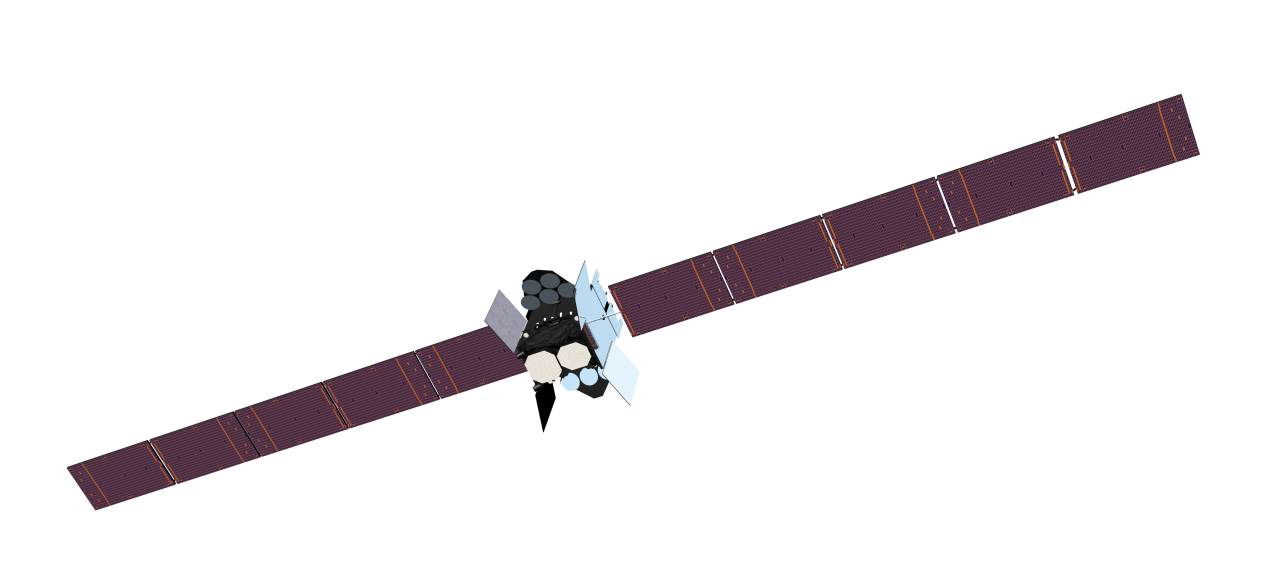
#> input picture assets-src/mikkel-trailer/geo_sat_wgs.jpg, 3840 x 1746 px, found by its file name (shown at 1/3 size)
$ python bake-satellite.py
#> lines starting #> are read from the running program, lines starting #| are printed output that depends on the picture; after the words box and inside, x2 and y2 are one past the last pixel; in counts of white or black regions, pixels touching at a corner belong together
#!/usr/bin/env python3
"""EighteenHundredCloser: the geostationary satellite as a cut-out -> public/mikkel-trailer/geo_sat.png.

Source: Wideband Global SATCOM (WGS), U.S. Strategic Command, public domain (Wikimedia Commons
"Wideband_Global_SATCOM.png", 3840 px; the image sub-agent's geo_sat_01.jpg, copied to
assets-src/mikkel-trailer/geo_sat_wgs.jpg). Isolated on white: the white connected to the frame edge is keyed out, the
thin hinge gaps between the wing panels are closed (one solid wing each side), the wings are turned level (their angle
measured from the mask), graded to light silver and the picture is mirrored so the longer wing points LEFT (toward the Earth). Greyscale + alpha.
Prints the size and the body's centre as fractions of the output (mirrored in the component's SAT).

  uv run --with numpy --with pillow --with scipy python3 scripts/clips/mikkel-trailer/bake-satellite.py
"""
import numpy as np
from PIL import Image
from scipy import ndimage as ni

SRC = "assets-src/mikkel-trailer/geo_sat_wgs.jpg"
OUT = "public/mikkel-trailer/geo_sat.png"
a = np.asarray(Image.open(SRC).convert("RGB")).astype(np.float32)
H, W = a.shape[:2]
#> H = 1746; W = 3840
dist = np.sqrt(((255 - a) ** 2).sum(-1))
cand = dist < 14
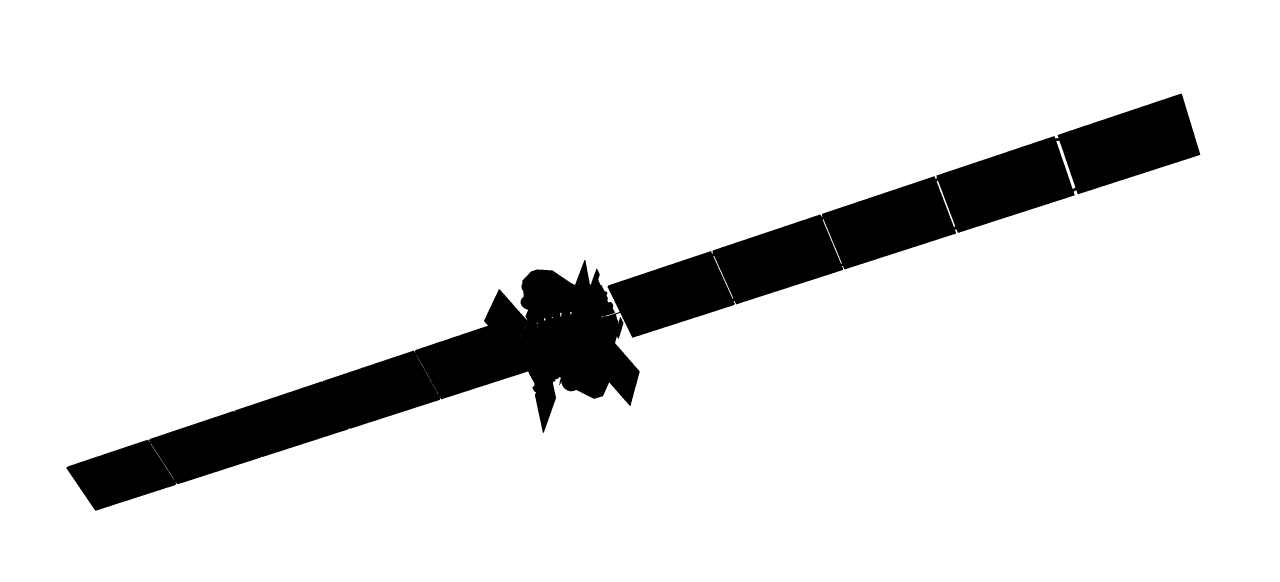
#> cand: shape (1746, 3840) bool (shown at 1/3 size); 90.1% white; 1 black region, box (x1, y1, x2, y2) and area: (199, 281, 3601, 1532) 661194
lab, _ = ni.label(cand)
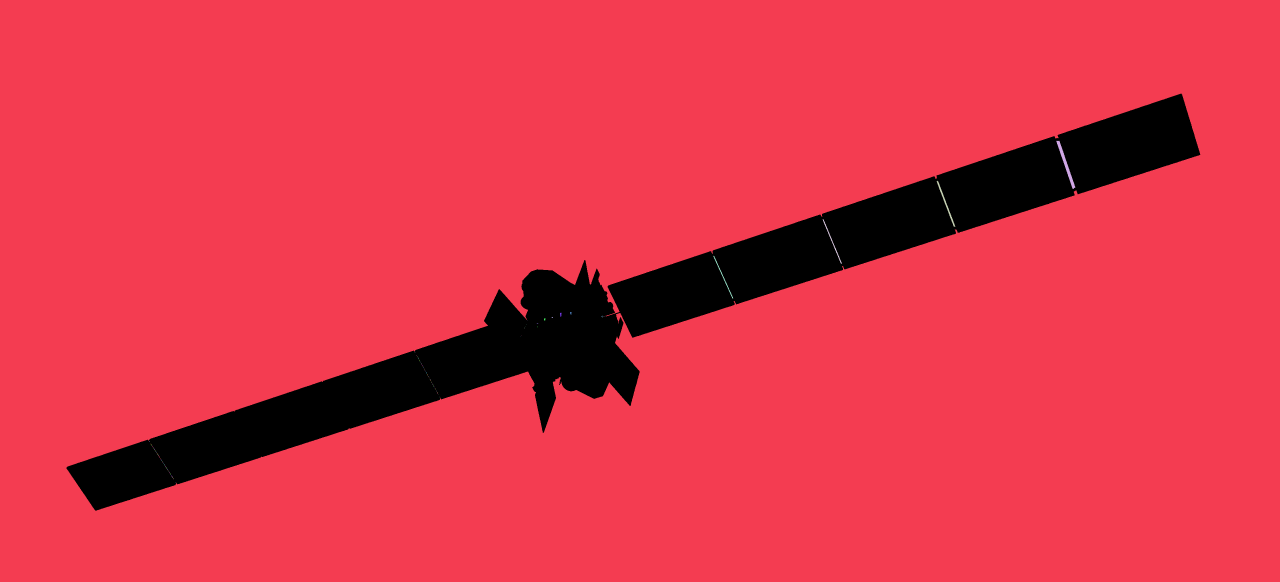
#> lab: shape (1746, 3840) int32 (shown at 1/3 size); 144 distinct labels, from 0 to 143; one colour per label, 0 black
border = np.unique(np.r_[lab[0], lab[-1], lab[:, 0], lab[:, -1]])
#> border = [1]
bg = np.isin(lab, border[border > 0])
#> bg: shape (1746, 3840) bool; 90.1% white; 1 black region, box (x1, y1, x2, y2) and area: (199, 281, 3601, 1532) 664402
obj = ~bg
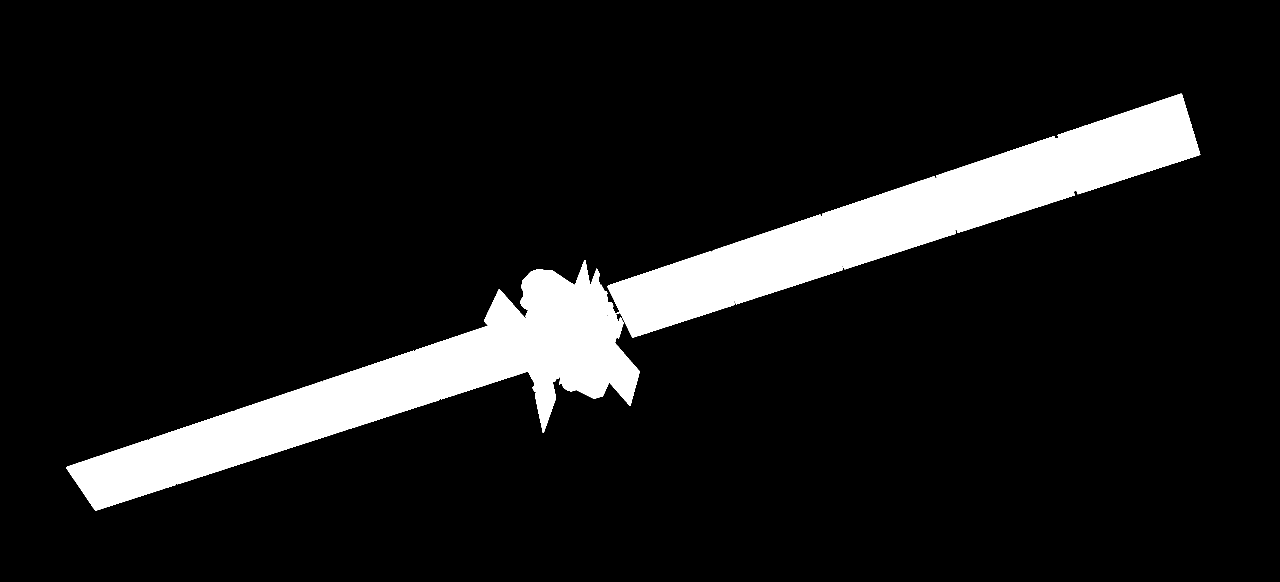
#> obj: shape (1746, 3840) bool (shown at 1/3 size); 9.9% white; 1 white region, box (x1, y1, x2, y2) and area: (199, 281, 3601, 1532) 664402
# the hinge gaps between panels: a closing along the wing (they are a few px wide at 3840)
yy_, xx_ = np.mgrid[-9:10, -9:10]
obj = ni.binary_closing(np.pad(obj, 12), structure=xx_ * xx_ + yy_ * yy_ <= 81)[12:-12, 12:-12]
#> obj: shape (1746, 3840) bool; 10% white; 1 white region, box (x1, y1, x2, y2) and area: (199, 281, 3601, 1532) 667298
obj = ni.binary_fill_holes(obj)
#> obj: shape (1746, 3840) bool; 10% white; 1 white region, box (x1, y1, x2, y2) and area: (199, 281, 3601, 1532) 667654
lab, n = ni.label(obj)
#> n = 1
sizes = ni.sum(obj, lab, range(1, n + 1))
#> sizes = [667654]
obj = np.isin(lab, np.flatnonzero(sizes > 0.002 * sizes.max()) + 1)
# the wing angle: principal axis of the mask
ys, xs = np.nonzero(obj)
c = np.cov(np.stack([xs, ys]).astype(np.float64))
#> c = [[842125.8, -275815.2], [-275815.2, 95197.8]]
ev, evec = np.linalg.eigh(c)
#> ev = [4388.9, 932934.7]; evec = [[-0.313, -0.95], [-0.95, 0.313]]
vx, vy = evec[:, np.argmax(ev)]
#> vx = -0.95; vy = 0.313
ang = np.degrees(np.arctan2(vy, vx))
#> ang = 161.8
if ang > 90:
    ang -= 180
#> ang = -18.22
if ang < -90:
    ang += 180
print("wing angle (deg, image y down)", round(ang, 2))
#| wing angle (deg, image y down) -18.22
# soft edge from the white distance, decontaminated colour
soft = np.clip((dist - 6) / 30, 0, 1)
alpha = np.where(ni.binary_erosion(obj, iterations=2), 1.0, obj * np.maximum(soft, 0.0))
alpha = ni.gaussian_filter(alpha.astype(np.float32), 0.7) * ni.binary_dilation(obj, iterations=2)
g = 0.299 * a[..., 0] + 0.587 * a[..., 1] + 0.114 * a[..., 2]
solid = alpha > 0.97
#> solid: shape (1746, 3840) bool; 9.8% white; 2 white regions (1 under 20 px), largest, box (x1, y1, x2, y2) and area: (201, 282, 3599, 1531) 655255
_, (iy, ix) = ni.distance_transform_edt(~solid, return_indices=True)
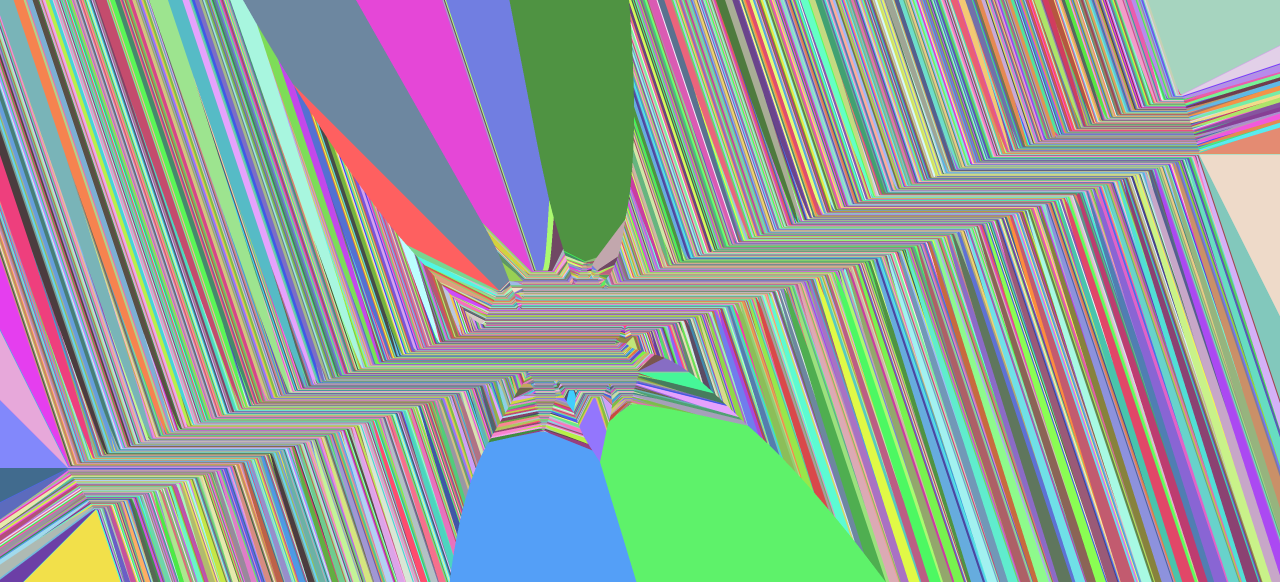
#> iy: shape (1746, 3840) int32 (shown at 1/3 size); 1249 distinct labels, from 282 to 1530; one colour per label, 0 black
g = np.where(solid, g, g[iy, ix])
# the style's light ink: lifted to light silver (the dark solar cells become mid-grey with their cell lines kept, the body
# bright), so it belongs with the airship's lit side rather than reading as a dark bar
g = 70 + 185 * (np.clip(g, 0, 255) / 255) ** 0.55
rgba = np.dstack([g, g, g, alpha * 255]).clip(0, 255).astype(np.uint8)
im = Image.fromarray(rgba, "RGBA").rotate(ang, resample=Image.BICUBIC, expand=True)  # PIL turns anticlockwise
im = im.transpose(Image.FLIP_LEFT_RIGHT)
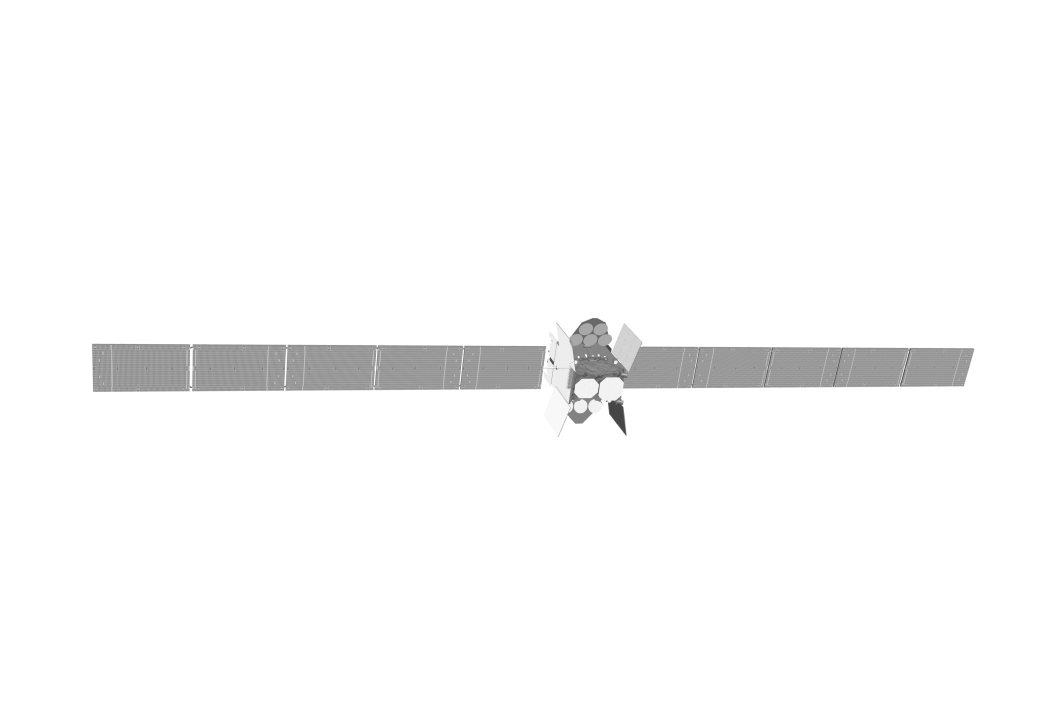
#> im: PIL image 4194x2860 RGBA (shown at 1/4 size); mean R, G, B, A 9.1, 9.1, 9.1, 14.2; transparent parts drawn white
arr = np.asarray(im).astype(np.float32)
al = arr[..., 3]
ys, xs = np.nonzero(al > 5)
pad = 8
arr = arr[max(ys.min() - pad, 0) : ys.max() + pad + 1, max(xs.min() - pad, 0) : xs.max() + pad + 1]
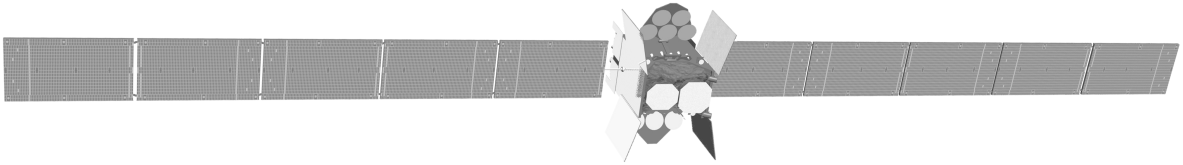
#> arr: shape (495, 3548, 4) float32 (shown at 1/3 size); mean R, G, B, A 62.1, 62.1, 62.1, 97.1; transparent parts drawn white
im = Image.fromarray(arr.astype(np.uint8), "RGBA")
#> im: PIL image 3548x495 RGBA
if im.width > 1800:
    im = im.resize((1800, round(im.height * 1800 / im.width)), Image.LANCZOS)
#> im: PIL image 1800x251 RGBA
im.save(OUT, optimize=True)
al = np.asarray(im)[..., 3] > 128
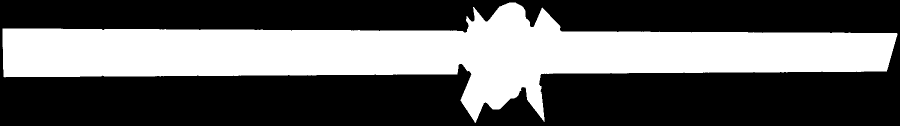
#> al: shape (251, 1800) bool (shown at 1/2 size); 37.9% white; 1 white region, box (x1, y1, x2, y2) and area: (5, 5, 1795, 246) 171353
colh = ni.uniform_filter1d(al.sum(0).astype(np.float32), 15)
#> colh = 1800 values, max 212.4 at index 952, min 2.33 at index 1799, mean 95.2
bx = int(np.argmax(colh))
#> bx = 952
rows = np.nonzero(al[:, max(bx - 20, 0) : bx + 20].any(1))[0]
#> rows = 232 values from 14 to 245
wing_rows = np.nonzero(al[:, 40])[0]
#> wing_rows = 97 values from 57 to 153
print(OUT, im.width, im.height, f"aspect {im.width / im.height:.4f}", f"body x {bx / im.width:.4f}",
      f"body y {(rows.min() + rows.max()) / 2 / im.height:.4f}", f"left wing tip y {wing_rows.mean() / im.height:.4f}")
#| public/mikkel-trailer/geo_sat.png 1800 251 aspect 7.1713 body x 0.5289 body y 0.5159 left wing tip y 0.4183
